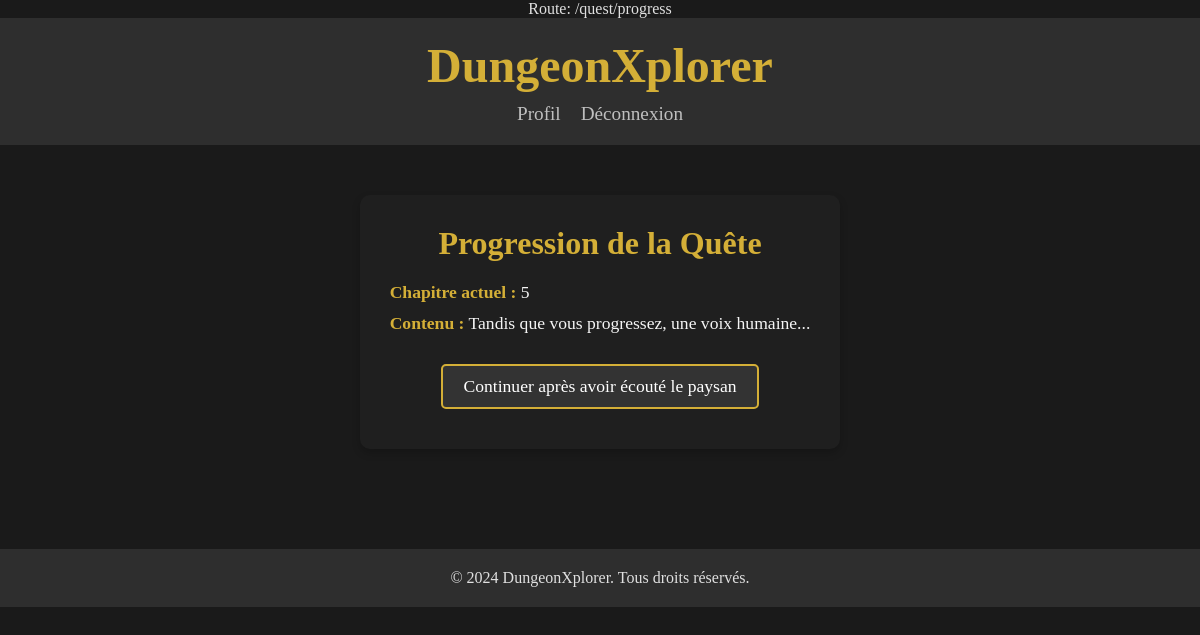
The page /project/public/quest/progress?quest_id=5 (signed in) on the database its author committed.
### tables this page shows
CREATE TABLE `chapter` (
  `chapter_id` int(11) NOT NULL,
  `content` text NOT NULL,
  `image` varchar(255) DEFAULT NULL,
  `treasure_id` int(11) DEFAULT NULL
);

CREATE TABLE `links` (
  `links_id` int(11) NOT NULL,
  `chapter_id` int(11) DEFAULT NULL,
  `next_chapter_id` int(11) DEFAULT NULL,
  `description` text DEFAULT NULL
);

### project/app/Controllers/BaseController.php (called while the page is built)
<?php
class BaseController {
    protected function render($view, $data = []) {
        extract($data);
        include __DIR__ . '/../Views/' . $view . '.php';
    }
}
?>

### project/app/Controllers/QuestController.php (called while the page is built, shortened)
<?php
require_once 'BaseController.php';
require_once __DIR__ . '/../Models/Quest.php';
require_once __DIR__ . '/../Models/Chapter.php';
class QuestController extends BaseController {
    public function progress($chapterId) {
        $chapter = Chapter::findCurrentByQuestId($chapterId);
        $nextChapters = Chapter::findNextChapters($chapter->chapter_id);
        $this->render('quest/progress', ['chapter' => $chapter, 'nextChapters' => $nextChapters, 'quest' => (object)['chapter_id' => $chapterId]]);
    }
}
?>

### project/app/Models/Chapter.php (called while the page is built, shortened)
<?php
class Chapter extends BaseModel {
    public static function findCurrentByQuestId($chapterId) {
        $stmt = self::$pdo->prepare("SELECT * FROM chapter WHERE chapter_id = ?");
        $stmt->execute([$chapterId]);
        return $stmt->fetch(PDO::FETCH_OBJ);
    }
    public static function findNextChapters($currentChapterId) {
        $stmt = self::$pdo->prepare("SELECT * FROM links WHERE chapter_id = ?");
        $stmt->execute([$currentChapterId]);
        return $stmt->fetchAll(PDO::FETCH_OBJ);
    }
}
?>

### project/app/Views/quest/progress.php (the view)
<?php include(__DIR__ . '/../templates/header.php'); ?>
<div class="quest-progress-container">
    <h2 class="quest-title">Progression de la Quête</h2>
    <p class="quest-info"><strong>Chapitre actuel :</strong> <?= htmlspecialchars($quest->chapter_id) ?></p>
    <p class="quest-info"><strong>Contenu :</strong> <?= nl2br(htmlspecialchars($chapter->content ?? 'Contenu non disponible')) ?></p>
    <div class="next-chapters">
        <?php if (isset($nextChapters) && !empty($nextChapters)): ?>
            <?php foreach ($nextChapters as $nextChapter): ?>
                <a href="/project/public/quest/progress?chapter_id=<?= htmlspecialchars($nextChapter->next_chapter_id) ?>" class="button"><?= htmlspecialchars($nextChapter->description) ?></a>
            <?php endforeach; ?>
        <?php else: ?>
            <p class="no-next-chapter">Aucun chapitre suivant disponible.</p>
        <?php endif; ?>
    </div>
</div>
<?php include(__DIR__ . '/../templates/footer.php'); ?>

### project/public/css/style.css (style rules this page uses)
* { margin: 0; padding: 0; box-sizing: border-box; }
body { background-color: #1a1a1a; color: #e0e0e0; font-family: 'Roboto Serif', serif; display: flex; flex-direction: column; align-items: center; }
.button { background-color: #333; color: #d4af37; border: 2px solid #d4af37; padding: 10px 20px; margin: 10px; cursor: pointer; font-family: 'Cinzel', serif; transition: all 0.3s ease; }
.button { background-color: #333; color: #d4af37; border: 2px solid #d4af37; padding: 10px 20px; cursor: pointer; font-family: 'Cinzel', serif; font-size: 1.1em; transition: all 0.3s ease; border-radius: 5px; }
.quest-progress-container, .quest-start-container { max-width: 600px; margin: 50px auto; padding: 30px; background-color: #1f1f1f; border-radius: 10px; box-shadow: 0 4px 8px rgba(0, 0, 0, 0.2); color: #f5f5f5; font-family: 'Roboto Serif', serif; }
.quest-title { text-align: center; font-family: 'Cinzel', serif; font-size: 2em; margin-bottom: 20px; color: #d4af37; }
.quest-info { font-size: 1.1em; margin: 10px 0; }
.quest-info strong { color: #d4af37; }
.next-chapters { margin-top: 20px; text-align: center; }
.button { display: inline-block; margin: 10px; padding: 10px 20px; font-family: 'Cinzel', serif; text-align: center; text-decoration: none; color: #fff; background-color: #333; border: 2px solid #d4af37; border-radius: 5px; transition: all 0.3s ease; }

### rows shown on the page
chapter: content "Tandis que vous progressez, une voix humaine..."
links: description "Continuer après avoir écouté le paysan"

### other values the page prints
$quest->chapter_id "5"
